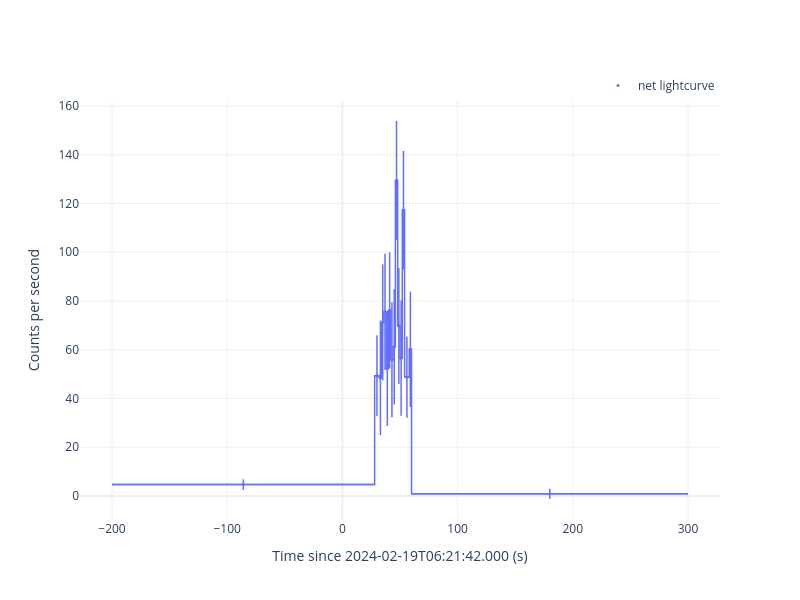

Notebook source saved alongside this figure:
### Code cell
gbm_tte.extract_rebin_curve(min_sigma=2, savepath='./curve/n9', loglog=False, step=True, show=True)

### Figure 1 — Plotly figure (JSON) as saved in the notebook; plotly's stock layout.template omitted (floating-point values rounded to 4 significant figures)
{"data": [{"error_x": {"array": [114.0, 2.0, 1.0, 1.0, 1.0, 1.0, 1.0, 1.0, 1.0, 1.0, 1.0, 1.0, 1.0, 2.0, 1.0, 120.0], "thickness": 1.5, "type": "data", "width": 0}, "error_y": {"array": [2.152, 16.64, 23.53, 23.77, 23.82, 23.58, 23.83, 23.62, 23.68, 24.39, 23.77, 23.64, 24.27, 16.66, 23.68, 2.121], "thickness": 1.5, "type": "data", "width": 0}, "marker": {"color": "#636EFA", "size": 3, "symbol": "circle"}, "mode": "markers", "name": "net lightcurve", "showlegend": true, "type": "scatter", "x": [-86.0, 30.0, 33.0, 35.0, 37.0, 39.0, 41.0, 43.0, 45.0, 47.0, 49.0, 51.0, 53.0, 56.0, 59.0, 180.0], "y": [4.652, 49.29, 48.46, 71.25, 75.53, 52.31, 76.1, 55.88, 61.17, 129.5, 69.73, 56.52, 117.3, 48.73, 60.15, 0.8499]}, {"line": {"color": "#636EFA", "width": 1.5}, "mode": "lines", "showlegend": false, "type": "scatter", "x": [-200.0, 28.0, 28.0, 32.0, 32.0, 34.0, 34.0, 36.0, 36.0, 38.0, 38.0, 40.0, 40.0, 42.0, 42.0, 44.0, 44.0, 46.0, 46.0, 48.0, 48.0, 50.0, 50.0, 52.0, 52.0, 54.0, 54.0, 58.0, 58.0, 60.0, 60.0, 300.0], "y": [4.652, 4.652, 49.29, 49.29, 48.46, 48.46, 71.25, 71.25, 75.53, 75.53, 52.31, 52.31, 76.1, 76.1, 55.88, 55.88, 61.17, 61.17, 129.5, 129.5, 69.73, 69.73, 56.52, 56.52, 117.3, 117.3, 48.73, 48.73, 60.15, 60.15, 0.8499, 0.8499]}], "layout": {"height": 600, "legend": {"x": 1, "xanchor": "right", "y": 1, "yanchor": "bottom"}, "width": 800, "xaxis": {"title": {"text": "Time since 2024-02-19T06:21:42.000 (s)"}}, "yaxis": {"title": {"text": "Counts per second"}}}}
